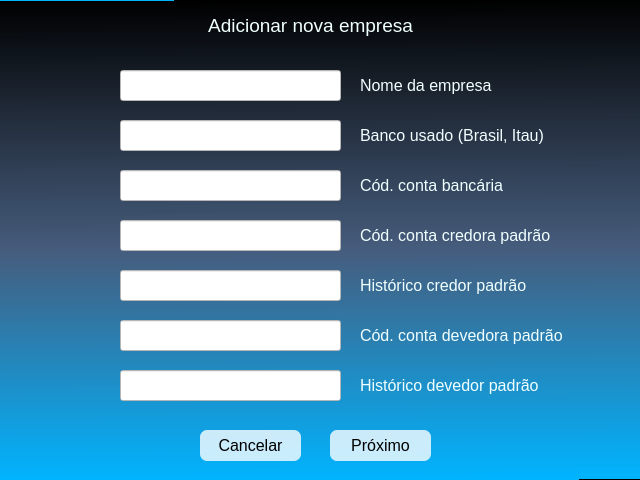
<?xml version="1.0" encoding="UTF-8"?>
<ui version="4.0">
 <class>MainWindow</class>
 <widget class="QMainWindow" name="MainWindow">
  <property name="geometry">
   <rect>
    <x>0</x>
    <y>0</y>
    <width>640</width>
    <height>480</height>
   </rect>
  </property>
  <property name="windowTitle">
   <string notr="true">Nova empresa</string>
  </property>
  <property name="styleSheet">
   <string notr="true">background-color: qlineargradient(spread:repeat, x1:0.531, y1:1, x2:0.525584, y2:0, stop:0 rgba(0, 180, 255, 255), stop:0.482955 rgba(70, 92, 124, 255), stop:1 rgba(0, 0, 0, 246));</string>
  </property>
  <widget class="QWidget" name="formDialog">
   <widget class="QLineEdit" name="line_name">
    <property name="geometry">
     <rect>
      <x>120</x>
      <y>70</y>
      <width>221</width>
      <height>31</height>
     </rect>
    </property>
    <property name="styleSheet">
     <string notr="true">background-color: white;</string>
    </property>
    <property name="text">
     <string/>
    </property>
    <property name="alignment">
     <set>Qt::AlignCenter</set>
    </property>
   </widget>
   <widget class="QLabel" name="label_name">
    <property name="geometry">
     <rect>
      <x>360</x>
      <y>70</y>
      <width>161</width>
      <height>31</height>
     </rect>
    </property>
    <property name="font">
     <font>
      <pointsize>12</pointsize>
     </font>
    </property>
    <property name="styleSheet">
     <string notr="true">background-color: qradialgradient(spread:pad, cx:0.5, cy:0.5, radius:0.5, fx:0.5, fy:0.5, stop:1 rgba(0, 0, 0, 0));
color: rgb(240, 255, 255);</string>
    </property>
    <property name="text">
     <string>Nome da empresa</string>
    </property>
   </widget>
   <widget class="QLabel" name="label_bank">
    <property name="geometry">
     <rect>
      <x>360</x>
      <y>120</y>
      <width>251</width>
      <height>31</height>
     </rect>
    </property>
    <property name="font">
     <font>
      <pointsize>12</pointsize>
     </font>
    </property>
    <property name="styleSheet">
     <string notr="true">background-color: qradialgradient(spread:pad, cx:0.5, cy:0.5, radius:0.5, fx:0.5, fy:0.5, stop:1 rgba(0, 0, 0, 0));
color: rgb(240, 255, 255);</string>
    </property>
    <property name="text">
     <string>Banco usado (Brasil, Itau)</string>
    </property>
   </widget>
   <widget class="QLabel" name="label_bank_acc">
    <property name="geometry">
     <rect>
      <x>360</x>
      <y>170</y>
      <width>161</width>
      <height>31</height>
     </rect>
    </property>
    <property name="font">
     <font>
      <pointsize>12</pointsize>
     </font>
    </property>
    <property name="styleSheet">
     <string notr="true">background-color: qradialgradient(spread:pad, cx:0.5, cy:0.5, radius:0.5, fx:0.5, fy:0.5, stop:1 rgba(0, 0, 0, 0));
color: rgb(240, 255, 255);</string>
    </property>
    <property name="text">
     <string>Cód. conta bancária</string>
    </property>
   </widget>
   <widget class="QLabel" name="label_default_credit">
    <property name="geometry">
     <rect>
      <x>360</x>
      <y>320</y>
      <width>211</width>
      <height>31</height>
     </rect>
    </property>
    <property name="font">
     <font>
      <pointsize>12</pointsize>
     </font>
    </property>
    <property name="styleSheet">
     <string notr="true">background-color: qradialgradient(spread:pad, cx:0.5, cy:0.5, radius:0.5, fx:0.5, fy:0.5, stop:1 rgba(0, 0, 0, 0));
color: rgb(240, 255, 255);</string>
    </property>
    <property name="text">
     <string>Cód. conta devedora padrão</string>
    </property>
   </widget>
   <widget class="QLabel" name="label_default_credit_hist">
    <property name="geometry">
     <rect>
      <x>360</x>
      <y>370</y>
      <width>191</width>
      <height>31</height>
     </rect>
    </property>
    <property name="font">
     <font>
      <pointsize>12</pointsize>
     </font>
    </property>
    <property name="styleSheet">
     <string notr="true">background-color: qradialgradient(spread:pad, cx:0.5, cy:0.5, radius:0.5, fx:0.5, fy:0.5, stop:1 rgba(0, 0, 0, 0));
color: rgb(240, 255, 255);</string>
    </property>
    <property name="text">
     <string>Histórico devedor padrão</string>
    </property>
   </widget>
   <widget class="QLabel" name="label_default_debit">
    <property name="geometry">
     <rect>
      <x>360</x>
      <y>220</y>
      <width>211</width>
      <height>31</height>
     </rect>
    </property>
    <property name="font">
     <font>
      <pointsize>12</pointsize>
     </font>
    </property>
    <property name="styleSheet">
     <string notr="true">background-color: qradialgradient(spread:pad, cx:0.5, cy:0.5, radius:0.5, fx:0.5, fy:0.5, stop:1 rgba(0, 0, 0, 0));
color: rgb(240, 255, 255);</string>
    </property>
    <property name="text">
     <string>Cód. conta credora padrão</string>
    </property>
   </widget>
   <widget class="QLabel" name="label_default_debit_hist">
    <property name="geometry">
     <rect>
      <x>360</x>
      <y>270</y>
      <width>191</width>
      <height>31</height>
     </rect>
    </property>
    <property name="font">
     <font>
      <pointsize>12</pointsize>
     </font>
    </property>
    <property name="styleSheet">
     <string notr="true">background-color: qradialgradient(spread:pad, cx:0.5, cy:0.5, radius:0.5, fx:0.5, fy:0.5, stop:1 rgba(0, 0, 0, 0));
color: rgb(240, 255, 255);</string>
    </property>
    <property name="text">
     <string>Histórico credor padrão</string>
    </property>
   </widget>
   <widget class="QLabel" name="window_title">
    <property name="geometry">
     <rect>
      <x>150</x>
      <y>10</y>
      <width>321</width>
      <height>31</height>
     </rect>
    </property>
    <property name="font">
     <font>
      <pointsize>14</pointsize>
     </font>
    </property>
    <property name="layoutDirection">
     <enum>Qt::LeftToRight</enum>
    </property>
    <property name="styleSheet">
     <string notr="true">background-color: qradialgradient(spread:pad, cx:0.5, cy:0.5, radius:0.5, fx:0.5, fy:0.5, stop:1 rgba(0, 0, 0, 0));
color: rgb(240, 255, 255);
font-size: 36,</string>
    </property>
    <property name="text">
     <string>Adicionar nova empresa</string>
    </property>
    <property name="alignment">
     <set>Qt::AlignCenter</set>
    </property>
   </widget>
   <widget class="QLineEdit" name="line_bank">
    <property name="geometry">
     <rect>
      <x>120</x>
      <y>120</y>
      <width>221</width>
      <height>31</height>
     </rect>
    </property>
    <property name="styleSheet">
     <string notr="true">background-color: white;</string>
    </property>
    <property name="text">
     <string/>
    </property>
    <property name="alignment">
     <set>Qt::AlignCenter</set>
    </property>
   </widget>
   <widget class="QLineEdit" name="line_bank_acc">
    <property name="geometry">
     <rect>
      <x>120</x>
      <y>170</y>
      <width>221</width>
      <height>31</height>
     </rect>
    </property>
    <property name="styleSheet">
     <string notr="true">background-color: white;</string>
    </property>
    <property name="text">
     <string/>
    </property>
    <property name="alignment">
     <set>Qt::AlignCenter</set>
    </property>
   </widget>
   <widget class="QLineEdit" name="line_default_credit_hist">
    <property name="geometry">
     <rect>
      <x>120</x>
      <y>370</y>
      <width>221</width>
      <height>31</height>
     </rect>
    </property>
    <property name="styleSheet">
     <string notr="true">background-color: white;</string>
    </property>
    <property name="text">
     <string/>
    </property>
    <property name="alignment">
     <set>Qt::AlignCenter</set>
    </property>
   </widget>
   <widget class="QLineEdit" name="line_default_debit">
    <property name="geometry">
     <rect>
      <x>120</x>
      <y>220</y>
      <width>221</width>
      <height>31</height>
     </rect>
    </property>
    <property name="styleSheet">
     <string notr="true">background-color: white;</string>
    </property>
    <property name="text">
     <string/>
    </property>
    <property name="alignment">
     <set>Qt::AlignCenter</set>
    </property>
   </widget>
   <widget class="QLineEdit" name="line_default_debit_hist">
    <property name="geometry">
     <rect>
      <x>120</x>
      <y>270</y>
      <width>221</width>
      <height>31</height>
     </rect>
    </property>
    <property name="styleSheet">
     <string notr="true">background-color: white;</string>
    </property>
    <property name="text">
     <string/>
    </property>
    <property name="alignment">
     <set>Qt::AlignCenter</set>
    </property>
   </widget>
   <widget class="QLineEdit" name="line_default_credit">
    <property name="geometry">
     <rect>
      <x>120</x>
      <y>320</y>
      <width>221</width>
      <height>31</height>
     </rect>
    </property>
    <property name="styleSheet">
     <string notr="true">background-color: white;</string>
    </property>
    <property name="text">
     <string/>
    </property>
    <property name="alignment">
     <set>Qt::AlignCenter</set>
    </property>
   </widget>
   <widget class="QPushButton" name="savebutton">
    <property name="geometry">
     <rect>
      <x>330</x>
      <y>430</y>
      <width>101</width>
      <height>31</height>
     </rect>
    </property>
    <property name="styleSheet">
     <string notr="true">QPushButton {
background-color: rgba(255,255,255,200);    
color: rgb(0, 0, 0); 
font: 12pt;
font-family: &quot;Microsoft Sans Serif&quot;;
font-weight: 400;
border-radius: 7px;
}
QPushButton:hover{ 
background-color:rgba(255,255,255,255);
}</string>
    </property>
    <property name="text">
     <string>Próximo</string>
    </property>
   </widget>
   <widget class="QPushButton" name="cancel_button">
    <property name="geometry">
     <rect>
      <x>200</x>
      <y>430</y>
      <width>101</width>
      <height>31</height>
     </rect>
    </property>
    <property name="styleSheet">
     <string notr="true">QPushButton {
background-color: rgba(255,255,255,200);    
color: rgb(0, 0, 0); 
font: 12pt;
font-family: &quot;Microsoft Sans Serif&quot;;
font-weight: 400;
border-radius: 7px;
}
QPushButton:hover{ 
background-color:rgba(255,255,255,255);
}</string>
    </property>
    <property name="text">
     <string>Cancelar</string>
    </property>
   </widget>
  </widget>
 </widget>
 <resources/>
 <connections/>
</ui>
